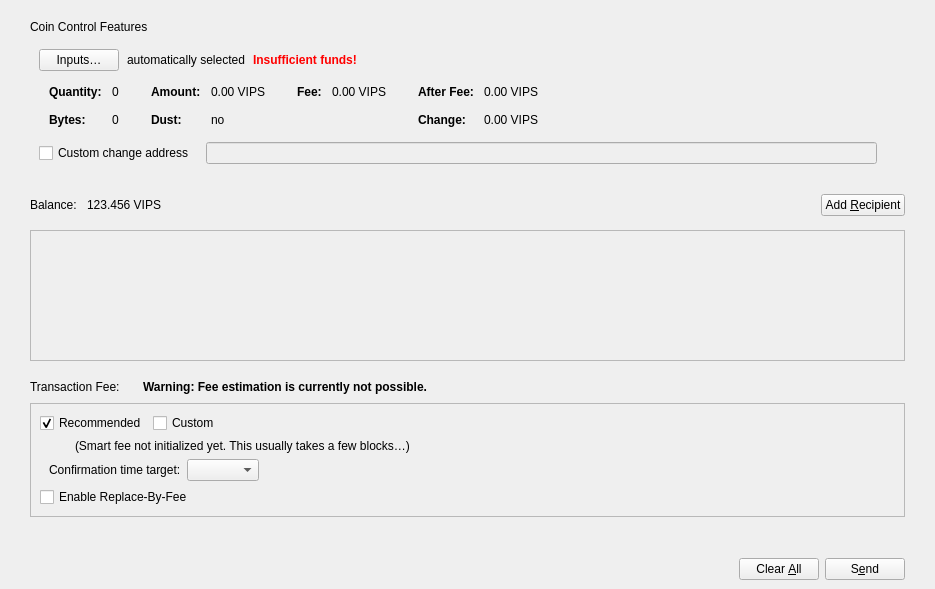
<?xml version="1.0" encoding="UTF-8"?>
<ui version="4.0">
 <class>SendCoinsDialog</class>
 <widget class="QDialog" name="SendCoinsDialog">
  <property name="geometry">
   <rect>
    <x>0</x>
    <y>0</y>
    <width>935</width>
    <height>589</height>
   </rect>
  </property>
  <property name="windowTitle">
   <string>Send Coins</string>
  </property>
  <layout class="QVBoxLayout" name="verticalLayout_6">
   <property name="leftMargin">
    <number>0</number>
   </property>
   <property name="rightMargin">
    <number>0</number>
   </property>
   <property name="bottomMargin">
    <number>0</number>
   </property>
   <item>
    <layout class="QVBoxLayout" name="verticalLayout_11">
     <property name="leftMargin">
      <number>30</number>
     </property>
     <property name="topMargin">
      <number>9</number>
     </property>
     <property name="rightMargin">
      <number>30</number>
     </property>
     <item>
      <widget class="QWidget" name="coinControlWidget" native="true">
       <layout class="QVBoxLayout" name="verticalLayout_9">
        <property name="leftMargin">
         <number>0</number>
        </property>
        <property name="topMargin">
         <number>0</number>
        </property>
        <property name="rightMargin">
         <number>0</number>
        </property>
        <property name="bottomMargin">
         <number>0</number>
        </property>
        <item>
         <widget class="QLabel" name="label_2">
          <property name="text">
           <string>Coin Control Features</string>
          </property>
         </widget>
        </item>
        <item>
         <widget class="QWidget" name="coinControlContentsWidget" native="true">
          <layout class="QVBoxLayout" name="verticalLayout_8">
           <property name="bottomMargin">
            <number>6</number>
           </property>
           <item>
            <layout class="QVBoxLayout" name="verticalLayoutCoinControl" stretch="0,0,0,1">
             <property name="spacing">
              <number>0</number>
             </property>
             <item>
              <layout class="QHBoxLayout" name="horizontalLayoutCoinControl2" stretch="0,0,0,0">
               <property name="spacing">
                <number>8</number>
               </property>
               <property name="bottomMargin">
                <number>10</number>
               </property>
               <item>
                <widget class="QPushButton" name="pushButtonCoinControl">
                 <property name="styleSheet">
                  <string notr="true"/>
                 </property>
                 <property name="text">
                  <string>Inputs…</string>
                 </property>
                 <property name="autoDefault">
                  <bool>false</bool>
                 </property>
                </widget>
               </item>
               <item>
                <widget class="QLabel" name="labelCoinControlAutomaticallySelected">
                 <property name="text">
                  <string>automatically selected</string>
                 </property>
                 <property name="margin">
                  <number>5</number>
                 </property>
                </widget>
               </item>
               <item>
                <widget class="QLabel" name="labelCoinControlInsuffFunds">
                 <property name="font">
                  <font>
                   <weight>75</weight>
                   <bold>true</bold>
                  </font>
                 </property>
                 <property name="styleSheet">
                  <string notr="true">color:red;font-weight:bold;</string>
                 </property>
                 <property name="text">
                  <string>Insufficient funds!</string>
                 </property>
                 <property name="margin">
                  <number>5</number>
                 </property>
                </widget>
               </item>
               <item>
                <spacer name="horizontalSpacerCoinControl">
                 <property name="orientation">
                  <enum>Qt::Horizontal</enum>
                 </property>
                 <property name="sizeHint" stdset="0">
                  <size>
                   <width>40</width>
                   <height>1</height>
                  </size>
                 </property>
                </spacer>
               </item>
              </layout>
             </item>
             <item>
              <widget class="QWidget" name="widgetCoinControl" native="true">
               <property name="sizePolicy">
                <sizepolicy hsizetype="Preferred" vsizetype="Preferred">
                 <horstretch>0</horstretch>
                 <verstretch>0</verstretch>
                </sizepolicy>
               </property>
               <property name="minimumSize">
                <size>
                 <width>0</width>
                 <height>0</height>
                </size>
               </property>
               <property name="styleSheet">
                <string notr="true"/>
               </property>
               <layout class="QHBoxLayout" name="horizontalLayoutCoinControl5">
                <property name="leftMargin">
                 <number>0</number>
                </property>
                <property name="topMargin">
                 <number>0</number>
                </property>
                <property name="rightMargin">
                 <number>0</number>
                </property>
                <property name="bottomMargin">
                 <number>0</number>
                </property>
                <item>
                 <layout class="QHBoxLayout" name="horizontalLayoutCoinControl3" stretch="0,0,0,1">
                  <property name="spacing">
                   <number>20</number>
                  </property>
                  <property name="topMargin">
                   <number>0</number>
                  </property>
                  <property name="bottomMargin">
                   <number>10</number>
                  </property>
                  <item>
                   <layout class="QFormLayout" name="formLayoutCoinControl1">
                    <property name="horizontalSpacing">
                     <number>10</number>
                    </property>
                    <property name="verticalSpacing">
                     <number>14</number>
                    </property>
                    <property name="leftMargin">
                     <number>10</number>
                    </property>
                    <property name="topMargin">
                     <number>4</number>
                    </property>
                    <property name="rightMargin">
                     <number>6</number>
                    </property>
                    <item row="0" column="0">
                     <widget class="QLabel" name="labelCoinControlQuantityText">
                      <property name="font">
                       <font>
                        <weight>75</weight>
                        <bold>true</bold>
                       </font>
                      </property>
                      <property name="text">
                       <string>Quantity:</string>
                      </property>
                      <property name="margin">
                       <number>0</number>
                      </property>
                     </widget>
                    </item>
                    <item row="0" column="1">
                     <widget class="QLabel" name="labelCoinControlQuantity">
                      <property name="cursor">
                       <cursorShape>IBeamCursor</cursorShape>
                      </property>
                      <property name="contextMenuPolicy">
                       <enum>Qt::ActionsContextMenu</enum>
                      </property>
                      <property name="text">
                       <string notr="true">0</string>
                      </property>
                      <property name="margin">
                       <number>0</number>
                      </property>
                      <property name="textInteractionFlags">
                       <set>Qt::LinksAccessibleByMouse|Qt::TextSelectableByMouse</set>
                      </property>
                     </widget>
                    </item>
                    <item row="1" column="0">
                     <widget class="QLabel" name="labelCoinControlBytesText">
                      <property name="font">
                       <font>
                        <weight>75</weight>
                        <bold>true</bold>
                       </font>
                      </property>
                      <property name="text">
                       <string>Bytes:</string>
                      </property>
                     </widget>
                    </item>
                    <item row="1" column="1">
                     <widget class="QLabel" name="labelCoinControlBytes">
                      <property name="cursor">
                       <cursorShape>IBeamCursor</cursorShape>
                      </property>
                      <property name="contextMenuPolicy">
                       <enum>Qt::ActionsContextMenu</enum>
                      </property>
                      <property name="text">
                       <string notr="true">0</string>
                      </property>
                      <property name="textInteractionFlags">
                       <set>Qt::LinksAccessibleByMouse|Qt::TextSelectableByMouse</set>
                      </property>
                     </widget>
                    </item>
                   </layout>
                  </item>
                  <item>
                   <layout class="QFormLayout" name="formLayoutCoinControl2">
                    <property name="horizontalSpacing">
                     <number>10</number>
                    </property>
                    <property name="verticalSpacing">
                     <number>14</number>
                    </property>
                    <property name="leftMargin">
                     <number>6</number>
                    </property>
                    <property name="topMargin">
                     <number>4</number>
                    </property>
                    <property name="rightMargin">
                     <number>6</number>
                    </property>
                    <item row="0" column="0">
                     <widget class="QLabel" name="labelCoinControlAmountText">
                      <property name="font">
                       <font>
                        <weight>75</weight>
                        <bold>true</bold>
                       </font>
                      </property>
                      <property name="text">
                       <string>Amount:</string>
                      </property>
                      <property name="margin">
                       <number>0</number>
                      </property>
                     </widget>
                    </item>
                    <item row="0" column="1">
                     <widget class="QLabel" name="labelCoinControlAmount">
                      <property name="cursor">
                       <cursorShape>IBeamCursor</cursorShape>
                      </property>
                      <property name="contextMenuPolicy">
                       <enum>Qt::ActionsContextMenu</enum>
                      </property>
                      <property name="text">
                       <string notr="true">0.00 VIPS</string>
                      </property>
                      <property name="textInteractionFlags">
                       <set>Qt::LinksAccessibleByMouse|Qt::TextSelectableByMouse</set>
                      </property>
                     </widget>
                    </item>
                    <item row="1" column="0">
                     <widget class="QLabel" name="labelCoinControlLowOutputText">
                      <property name="font">
                       <font>
                        <weight>75</weight>
                        <bold>true</bold>
                       </font>
                      </property>
                      <property name="text">
                       <string>Dust:</string>
                      </property>
                     </widget>
                    </item>
                    <item row="1" column="1">
                     <widget class="QLabel" name="labelCoinControlLowOutput">
                      <property name="cursor">
                       <cursorShape>IBeamCursor</cursorShape>
                      </property>
                      <property name="contextMenuPolicy">
                       <enum>Qt::ActionsContextMenu</enum>
                      </property>
                      <property name="text">
                       <string notr="true">no</string>
                      </property>
                      <property name="textInteractionFlags">
                       <set>Qt::LinksAccessibleByMouse|Qt::TextSelectableByMouse</set>
                      </property>
                     </widget>
                    </item>
                   </layout>
                  </item>
                  <item>
                   <layout class="QFormLayout" name="formLayoutCoinControl3">
                    <property name="horizontalSpacing">
                     <number>10</number>
                    </property>
                    <property name="verticalSpacing">
                     <number>14</number>
                    </property>
                    <property name="leftMargin">
                     <number>6</number>
                    </property>
                    <property name="topMargin">
                     <number>4</number>
                    </property>
                    <property name="rightMargin">
                     <number>6</number>
                    </property>
                    <item row="0" column="0">
                     <widget class="QLabel" name="labelCoinControlFeeText">
                      <property name="font">
                       <font>
                        <weight>75</weight>
                        <bold>true</bold>
                       </font>
                      </property>
                      <property name="text">
                       <string>Fee:</string>
                      </property>
                      <property name="margin">
                       <number>0</number>
                      </property>
                     </widget>
                    </item>
                    <item row="0" column="1">
                     <widget class="QLabel" name="labelCoinControlFee">
                      <property name="cursor">
                       <cursorShape>IBeamCursor</cursorShape>
                      </property>
                      <property name="contextMenuPolicy">
                       <enum>Qt::ActionsContextMenu</enum>
                      </property>
                      <property name="text">
                       <string notr="true">0.00 VIPS</string>
                      </property>
                      <property name="textInteractionFlags">
                       <set>Qt::LinksAccessibleByMouse|Qt::TextSelectableByMouse</set>
                      </property>
                     </widget>
                    </item>
                   </layout>
                  </item>
                  <item>
                   <layout class="QFormLayout" name="formLayoutCoinControl4">
                    <property name="horizontalSpacing">
                     <number>10</number>
                    </property>
                    <property name="verticalSpacing">
                     <number>14</number>
                    </property>
                    <property name="leftMargin">
                     <number>6</number>
                    </property>
                    <property name="topMargin">
                     <number>4</number>
                    </property>
                    <property name="rightMargin">
                     <number>6</number>
                    </property>
                    <item row="0" column="0">
                     <widget class="QLabel" name="labelCoinControlAfterFeeText">
                      <property name="font">
                       <font>
                        <weight>75</weight>
                        <bold>true</bold>
                       </font>
                      </property>
                      <property name="text">
                       <string>After Fee:</string>
                      </property>
                      <property name="margin">
                       <number>0</number>
                      </property>
                     </widget>
                    </item>
                    <item row="0" column="1">
                     <widget class="QLabel" name="labelCoinControlAfterFee">
                      <property name="cursor">
                       <cursorShape>IBeamCursor</cursorShape>
                      </property>
                      <property name="contextMenuPolicy">
                       <enum>Qt::ActionsContextMenu</enum>
                      </property>
                      <property name="text">
                       <string notr="true">0.00 VIPS</string>
                      </property>
                      <property name="textInteractionFlags">
                       <set>Qt::LinksAccessibleByMouse|Qt::TextSelectableByMouse</set>
                      </property>
                     </widget>
                    </item>
                    <item row="1" column="0">
                     <widget class="QLabel" name="labelCoinControlChangeText">
                      <property name="font">
                       <font>
                        <weight>75</weight>
                        <bold>true</bold>
                       </font>
                      </property>
                      <property name="text">
                       <string>Change:</string>
                      </property>
                     </widget>
                    </item>
                    <item row="1" column="1">
                     <widget class="QLabel" name="labelCoinControlChange">
                      <property name="cursor">
                       <cursorShape>IBeamCursor</cursorShape>
                      </property>
                      <property name="contextMenuPolicy">
                       <enum>Qt::ActionsContextMenu</enum>
                      </property>
                      <property name="text">
                       <string notr="true">0.00 VIPS</string>
                      </property>
                      <property name="textInteractionFlags">
                       <set>Qt::LinksAccessibleByMouse|Qt::TextSelectableByMouse</set>
                      </property>
                     </widget>
                    </item>
                   </layout>
                  </item>
                 </layout>
                </item>
               </layout>
              </widget>
             </item>
             <item>
              <layout class="QHBoxLayout" name="horizontalLayoutCoinControl4" stretch="0,0,0">
               <property name="spacing">
                <number>12</number>
               </property>
               <property name="sizeConstraint">
                <enum>QLayout::SetDefaultConstraint</enum>
               </property>
               <property name="topMargin">
                <number>5</number>
               </property>
               <property name="rightMargin">
                <number>0</number>
               </property>
               <item>
                <widget class="QCheckBox" name="checkBoxCoinControlChange">
                 <property name="toolTip">
                  <string>If this is activated, but the change address is empty or invalid, change will be sent to a newly generated address.</string>
                 </property>
                 <property name="text">
                  <string>Custom change address</string>
                 </property>
                </widget>
               </item>
               <item>
                <widget class="QValidatedLineEdit" name="lineEditCoinControlChange">
                 <property name="enabled">
                  <bool>false</bool>
                 </property>
                 <property name="sizePolicy">
                  <sizepolicy hsizetype="Expanding" vsizetype="Fixed">
                   <horstretch>0</horstretch>
                   <verstretch>0</verstretch>
                  </sizepolicy>
                 </property>
                </widget>
               </item>
               <item>
                <widget class="QLabel" name="labelCoinControlChangeLabel">
                 <property name="sizePolicy">
                  <sizepolicy hsizetype="Preferred" vsizetype="Expanding">
                   <horstretch>0</horstretch>
                   <verstretch>0</verstretch>
                  </sizepolicy>
                 </property>
                 <property name="minimumSize">
                  <size>
                   <width>0</width>
                   <height>0</height>
                  </size>
                 </property>
                 <property name="text">
                  <string/>
                 </property>
                 <property name="margin">
                  <number>3</number>
                 </property>
                </widget>
               </item>
              </layout>
             </item>
             <item>
              <spacer name="verticalSpacerCoinControl">
               <property name="orientation">
                <enum>Qt::Vertical</enum>
               </property>
               <property name="sizeHint" stdset="0">
                <size>
                 <width>800</width>
                 <height>1</height>
                </size>
               </property>
              </spacer>
             </item>
            </layout>
           </item>
          </layout>
         </widget>
        </item>
       </layout>
      </widget>
     </item>
    </layout>
   </item>
   <item>
    <widget class="QWidget" name="widgetRecipients" native="true">
     <property name="sizePolicy">
      <sizepolicy hsizetype="Preferred" vsizetype="Preferred">
       <horstretch>0</horstretch>
       <verstretch>1</verstretch>
      </sizepolicy>
     </property>
     <layout class="QVBoxLayout" name="verticalLayout_7">
      <property name="spacing">
       <number>0</number>
      </property>
      <property name="leftMargin">
       <number>30</number>
      </property>
      <property name="topMargin">
       <number>0</number>
      </property>
      <property name="rightMargin">
       <number>30</number>
      </property>
      <property name="bottomMargin">
       <number>0</number>
      </property>
      <item>
       <layout class="QHBoxLayout" name="horizontalLayout_4">
        <property name="topMargin">
         <number>3</number>
        </property>
        <property name="rightMargin">
         <number>0</number>
        </property>
        <property name="bottomMargin">
         <number>0</number>
        </property>
        <item>
         <widget class="QLabel" name="labelBalanceName">
          <property name="sizePolicy">
           <sizepolicy hsizetype="Preferred" vsizetype="Preferred">
            <horstretch>0</horstretch>
            <verstretch>0</verstretch>
           </sizepolicy>
          </property>
          <property name="minimumSize">
           <size>
            <width>20</width>
            <height>50</height>
           </size>
          </property>
          <property name="text">
           <string>Balance:</string>
          </property>
         </widget>
        </item>
        <item>
         <spacer name="horizontalSpacer_8">
          <property name="orientation">
           <enum>Qt::Horizontal</enum>
          </property>
          <property name="sizeType">
           <enum>QSizePolicy::Fixed</enum>
          </property>
          <property name="sizeHint" stdset="0">
           <size>
            <width>10</width>
            <height>20</height>
           </size>
          </property>
         </spacer>
        </item>
        <item>
         <widget class="QLabel" name="labelBalance">
          <property name="sizePolicy">
           <sizepolicy hsizetype="Preferred" vsizetype="Preferred">
            <horstretch>0</horstretch>
            <verstretch>0</verstretch>
           </sizepolicy>
          </property>
          <property name="minimumSize">
           <size>
            <width>20</width>
            <height>50</height>
           </size>
          </property>
          <property name="cursor">
           <cursorShape>IBeamCursor</cursorShape>
          </property>
          <property name="text">
           <string notr="true">123.456 VIPS</string>
          </property>
          <property name="textInteractionFlags">
           <set>Qt::LinksAccessibleByMouse|Qt::TextSelectableByMouse</set>
          </property>
         </widget>
        </item>
        <item>
         <spacer name="horizontalSpacer_7">
          <property name="orientation">
           <enum>Qt::Horizontal</enum>
          </property>
          <property name="sizeHint" stdset="0">
           <size>
            <width>40</width>
            <height>20</height>
           </size>
          </property>
         </spacer>
        </item>
        <item>
         <widget class="QtumPushButton" name="addButton">
          <property name="toolTip">
           <string>Send to multiple recipients at once</string>
          </property>
          <property name="text">
           <string>Add &amp;Recipient</string>
          </property>
          <property name="icon">
           <iconset>
            <normaloff>:/icons/add_recipient</normaloff>:/icons/add_recipient</iconset>
          </property>
          <property name="autoDefault">
           <bool>false</bool>
          </property>
         </widget>
        </item>
       </layout>
      </item>
      <item>
       <widget class="QScrollArea" name="scrollArea">
        <property name="widgetResizable">
         <bool>true</bool>
        </property>
        <widget class="QWidget" name="scrollAreaWidgetContents">
         <property name="geometry">
          <rect>
           <x>0</x>
           <y>0</y>
           <width>873</width>
           <height>68</height>
          </rect>
         </property>
         <layout class="QVBoxLayout" name="verticalLayout_2" stretch="0,1">
          <property name="leftMargin">
           <number>0</number>
          </property>
          <property name="topMargin">
           <number>0</number>
          </property>
          <property name="rightMargin">
           <number>0</number>
          </property>
          <property name="bottomMargin">
           <number>0</number>
          </property>
          <item>
           <layout class="QVBoxLayout" name="entries">
            <property name="spacing">
             <number>6</number>
            </property>
           </layout>
          </item>
          <item>
           <spacer name="verticalSpacer">
            <property name="orientation">
             <enum>Qt::Vertical</enum>
            </property>
            <property name="sizeHint" stdset="0">
             <size>
              <width>20</width>
              <height>0</height>
             </size>
            </property>
           </spacer>
          </item>
         </layout>
        </widget>
       </widget>
      </item>
     </layout>
    </widget>
   </item>
   <item>
    <spacer name="verticalSpacer_2">
     <property name="orientation">
      <enum>Qt::Vertical</enum>
     </property>
     <property name="sizeType">
      <enum>QSizePolicy::Fixed</enum>
     </property>
     <property name="sizeHint" stdset="0">
      <size>
       <width>20</width>
       <height>10</height>
      </size>
     </property>
    </spacer>
   </item>
   <item>
    <layout class="QVBoxLayout" name="verticalLayout_10">
     <property name="leftMargin">
      <number>30</number>
     </property>
     <property name="rightMargin">
      <number>30</number>
     </property>
     <property name="bottomMargin">
      <number>20</number>
     </property>
     <item>
      <layout class="QHBoxLayout" name="horizontalLayoutFee1">
       <property name="bottomMargin">
        <number>0</number>
       </property>
       <item>
        <layout class="QVBoxLayout" name="verticalLayoutFee7">
         <property name="spacing">
          <number>0</number>
         </property>
         <item>
          <layout class="QHBoxLayout" name="horizontalLayoutSmartFee">
           <property name="spacing">
            <number>10</number>
           </property>
           <item>
            <widget class="QLabel" name="labelFeeHeadline">
             <property name="sizePolicy">
              <sizepolicy hsizetype="Preferred" vsizetype="Maximum">
               <horstretch>0</horstretch>
               <verstretch>0</verstretch>
              </sizepolicy>
             </property>
             <property name="font">
              <font>
               <weight>50</weight>
               <bold>false</bold>
              </font>
             </property>
             <property name="text">
              <string>Transaction Fee:</string>
             </property>
            </widget>
           </item>
           <item>
            <widget class="QLabel" name="labelFeeMinimized">
             <property name="text">
              <string/>
             </property>
            </widget>
           </item>
          </layout>
         </item>
        </layout>
       </item>
       <item>
        <widget class="QLabel" name="fallbackFeeWarningLabel">
         <property name="font">
          <font>
           <weight>75</weight>
           <bold>true</bold>
          </font>
         </property>
         <property name="toolTip">
          <string>Using the fallbackfee can result in sending a transaction that will take several hours or days (or never) to confirm. Consider choosing your fee manually or wait until you have validated the complete chain.</string>
         </property>
         <property name="text">
          <string>Warning: Fee estimation is currently not possible.</string>
         </property>
         <property name="wordWrap">
          <bool>false</bool>
         </property>
        </widget>
       </item>
       <item>
        <spacer name="horizontalSpacer_4">
         <property name="orientation">
          <enum>Qt::Horizontal</enum>
         </property>
         <property name="sizeType">
          <enum>QSizePolicy::MinimumExpanding</enum>
         </property>
         <property name="sizeHint" stdset="0">
          <size>
           <width>40</width>
           <height>20</height>
          </size>
         </property>
        </spacer>
       </item>
      </layout>
     </item>
     <item>
      <widget class="QFrame" name="frameFee">
       <property name="sizePolicy">
        <sizepolicy hsizetype="Expanding" vsizetype="Expanding">
         <horstretch>0</horstretch>
         <verstretch>0</verstretch>
        </sizepolicy>
       </property>
       <property name="maximumSize">
        <size>
         <width>16777215</width>
         <height>16777215</height>
        </size>
       </property>
       <property name="frameShape">
        <enum>QFrame::StyledPanel</enum>
       </property>
       <property name="frameShadow">
        <enum>QFrame::Sunken</enum>
       </property>
       <layout class="QVBoxLayout" name="verticalLayout_5">
        <item>
         <layout class="QHBoxLayout" name="horizontalLayout_3">
          <item>
           <widget class="QCheckBox" name="radioSmartFee">
            <property name="text">
             <string>Recommended</string>
            </property>
            <property name="checked">
             <bool>true</bool>
            </property>
            <attribute name="buttonGroup">
             <string notr="true">groupFee</string>
            </attribute>
           </widget>
          </item>
          <item>
           <widget class="QCheckBox" name="radioCustomFee">
            <property name="text">
             <string>Custom</string>
            </property>
            <attribute name="buttonGroup">
             <string notr="true">groupFee</string>
            </attribute>
           </widget>
          </item>
          <item>
           <spacer name="horizontalSpacer_3">
            <property name="orientation">
             <enum>Qt::Horizontal</enum>
            </property>
            <property name="sizeHint" stdset="0">
             <size>
              <width>40</width>
              <height>20</height>
             </size>
            </property>
           </spacer>
          </item>
         </layout>
        </item>
        <item>
         <widget class="QFrame" name="frameFeeSelection">
          <layout class="QVBoxLayout" name="verticalLayout_4">
           <property name="leftMargin">
            <number>9</number>
           </property>
           <property name="topMargin">
            <number>0</number>
           </property>
           <property name="rightMargin">
            <number>0</number>
           </property>
           <property name="bottomMargin">
            <number>0</number>
           </property>
           <item>
            <widget class="QStackedWidget" name="stackedFeeTypes">
             <property name="currentIndex">
              <number>0</number>
             </property>
             <widget class="QWidget" name="page">
              <layout class="QVBoxLayout" name="verticalLayout_3">
               <property name="leftMargin">
                <number>0</number>
               </property>
               <property name="topMargin">
                <number>0</number>
               </property>
               <property name="rightMargin">
                <number>0</number>
               </property>
               <property name="bottomMargin">
                <number>0</number>
               </property>
               <item>
                <layout class="QHBoxLayout" name="horizontalLayoutFee12">
                 <item>
                  <widget class="QLabel" name="labelSmartFee">
                   <property name="text">
                    <string/>
                   </property>
                   <property name="margin">
                    <number>2</number>
                   </property>
                  </widget>
                 </item>
                 <item>
                  <widget class="QLabel" name="labelFeeEstimation">
                   <property name="text">
                    <string/>
                   </property>
                  </widget>
                 </item>
                 <item>
                  <widget class="QLabel" name="labelSmartFee2">
                   <property name="text">
                    <string>(Smart fee not initialized yet. This usually takes a few blocks…)</string>
                   </property>
                   <property name="margin">
                    <number>2</number>
                   </property>
                  </widget>
                 </item>
                 <item>
                  <spacer name="horizontalSpacer_5">
                   <property name="orientation">
                    <enum>Qt::Horizontal</enum>
                   </property>
                   <property name="sizeHint" stdset="0">
                    <size>
                     <width>1</width>
                     <height>1</height>
                    </size>
                   </property>
                  </spacer>
                 </item>
                </layout>
               </item>
               <item>
                <layout class="QHBoxLayout" name="horizontalLayoutFee9">
                 <item>
                  <layout class="QVBoxLayout" name="verticalLayoutFee6">
                   <item>
                    <widget class="QLabel" name="labelSmartFee3">
                     <property name="text">
                      <string>Confirmation time target:</string>
                     </property>
                     <property name="margin">
                      <number>2</number>
                     </property>
                    </widget>
                   </item>
                  </layout>
                 </item>
                 <item>
                  <layout class="QVBoxLayout" name="verticalLayoutFee5">
                   <property name="rightMargin">
                    <number>30</number>
                   </property>
                   <item>
                    <layout class="QHBoxLayout" name="horizontalLayoutConfTarget">
                     <property name="bottomMargin">
                      <number>0</number>
                     </property>
                     <item>
                      <widget class="QComboBox" name="confTargetSelector"/>
                     </item>
                     <item>
                      <spacer name="horizontalSpacerConfTarget">
                       <property name="orientation">
                        <enum>Qt::Horizontal</enum>
                       </property>
                       <property name="sizeHint" stdset="0">
                        <size>
                         <width>40</width>
                         <height>20</height>
                        </size>
                       </property>
                      </spacer>
                     </item>
                    </layout>
                   </item>
                  </layout>
                 </item>
                </layout>
               </item>
              </layout>
             </widget>
             <widget class="QWidget" name="page_2">
              <layout class="QVBoxLayout" name="verticalLayout">
               <property name="leftMargin">
                <number>0</number>
               </property>
               <property name="topMargin">
                <number>0</number>
               </property>
               <property name="rightMargin">
                <number>0</number>
               </property>
               <property name="bottomMargin">
                <number>0</number>
               </property>
               <item>
                <layout class="QHBoxLayout" name="horizontalLayoutFee13">
                 <item>
                  <widget class="QLabel" name="labelCustomPerKilobyte">
                   <property name="toolTip">
                    <string>If the custom fee is set to 1000 satoshis and the transaction is only 250 bytes, then &quot;per kilobyte&quot; only pays 250 satoshis in fee, while &quot;total at least&quot; pays 1000 satoshis. For transactions bigger than a kilobyte both pay by kilobyte.</string>
                   </property>
                   <property name="text">
                    <string>per kilobyte</string>
                   </property>
                  </widget>
                 </item>
                 <item>
                  <widget class="BitcoinAmountField" name="customFee"/>
                 </item>
                 <item>
                  <spacer name="horizontalSpacer_6">
                   <property name="orientation">
                    <enum>Qt::Horizontal</enum>
                   </property>
                   <property name="sizeHint" stdset="0">
                    <size>
                     <width>1</width>
                     <height>1</height>
                    </size>
                   </property>
                  </spacer>
                 </item>
                </layout>
               </item>
               <item>
                <layout class="QHBoxLayout" name="horizontalLayoutFee8">
                 <item>
                  <widget class="QLabel" name="labelCustomFeeWarning">
                   <property name="enabled">
                    <bool>true</bool>
                   </property>
                   <property name="toolTip">
                    <string>When there is less transaction volume than space in the blocks, miners as well as relaying nodes may enforce a minimum fee. Paying only this minimum fee is just fine, but be aware that this can result in a never confirming transaction once there is more demand for vipstarcoin transactions than the network can process.</string>
                   </property>
                   <property name="text">
                    <string>A too low fee might result in a never confirming transaction (read the tooltip)</string>
                   </property>
                  </widget>
                 </item>
                 <item>
                  <spacer name="horizontalSpacer_2">
                   <property name="orientation">
                    <enum>Qt::Horizontal</enum>
                   </property>
                   <property name="sizeHint" stdset="0">
                    <size>
                     <width>1</width>
                     <height>1</height>
                    </size>
                   </property>
                  </spacer>
                 </item>
                </layout>
               </item>
              </layout>
             </widget>
            </widget>
           </item>
          </layout>
         </widget>
        </item>
        <item>
         <widget class="QCheckBox" name="optInRBF">
          <property name="toolTip">
           <string>With Replace-By-Fee (BIP-125) you can increase a transaction's fee after it is sent. Without this, a higher fee may be recommended to compensate for increased transaction delay risk.</string>
          </property>
          <property name="text">
           <string>Enable Replace-By-Fee</string>
          </property>
         </widget>
        </item>
       </layout>
      </widget>
     </item>
    </layout>
   </item>
   <item>
    <widget class="QWidget" name="buttonsContainerWhite" native="true">
     <layout class="QHBoxLayout" name="horizontalLayout_2">
      <property name="leftMargin">
       <number>30</number>
      </property>
      <property name="topMargin">
       <number>15</number>
      </property>
      <property name="rightMargin">
       <number>30</number>
      </property>
      <item>
       <spacer name="horizontalSpacer">
        <property name="orientation">
         <enum>Qt::Horizontal</enum>
        </property>
        <property name="sizeHint" stdset="0">
         <size>
          <width>40</width>
          <height>20</height>
         </size>
        </property>
       </spacer>
      </item>
      <item>
       <widget class="QPushButton" name="clearButton">
        <property name="sizePolicy">
         <sizepolicy hsizetype="Minimum" vsizetype="Fixed">
          <horstretch>0</horstretch>
          <verstretch>0</verstretch>
         </sizepolicy>
        </property>
        <property name="toolTip">
         <string>Clear all fields of the form.</string>
        </property>
        <property name="text">
         <string>Clear &amp;All</string>
        </property>
        <property name="autoDefault">
         <bool>false</bool>
        </property>
       </widget>
      </item>
      <item>
       <widget class="QPushButton" name="sendButton">
        <property name="toolTip">
         <string>Confirm the send action</string>
        </property>
        <property name="text">
         <string>S&amp;end</string>
        </property>
        <property name="autoDefault">
         <bool>false</bool>
        </property>
        <property name="default">
         <bool>false</bool>
        </property>
       </widget>
      </item>
     </layout>
    </widget>
   </item>
  </layout>
 </widget>
 <customwidgets>
  <customwidget>
   <class>QValidatedLineEdit</class>
   <extends>QLineEdit</extends>
   <header>qt/qvalidatedlineedit.h</header>
  </customwidget>
  <customwidget>
   <class>BitcoinAmountField</class>
   <extends>QLineEdit</extends>
   <header>qt/bitcoinamountfield.h</header>
   <container>1</container>
  </customwidget>
  <customwidget>
   <class>QtumPushButton</class>
   <extends>QPushButton</extends>
   <header>qt/qtumpushbutton.h</header>
  </customwidget>
 </customwidgets>
 <resources>
  <include location="../bitcoin.qrc"/>
 </resources>
 <connections/>
 <buttongroups>
  <buttongroup name="groupFee"/>
 </buttongroups>
</ui>
